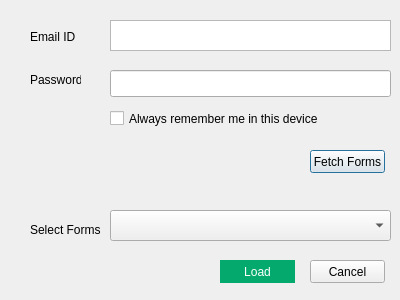
<?xml version="1.0" encoding="UTF-8"?>
<ui version="4.0">
 <class>GeopsyCollectDialogBase</class>
 <widget class="QDialog" name="GeopsyCollectDialogBase">
  <property name="geometry">
   <rect>
    <x>0</x>
    <y>0</y>
    <width>400</width>
    <height>300</height>
   </rect>
  </property>
  <property name="windowTitle">
   <string>GeoPsy Collect</string>
  </property>
  <widget class="QTextEdit" name="username">
   <property name="geometry">
    <rect>
     <x>110</x>
     <y>20</y>
     <width>281</width>
     <height>31</height>
    </rect>
   </property>
   <property name="styleSheet">
    <string notr="true">vertical-align: center</string>
   </property>
  </widget>
  <widget class="QLabel" name="usernameLabel">
   <property name="geometry">
    <rect>
     <x>30</x>
     <y>30</y>
     <width>47</width>
     <height>13</height>
    </rect>
   </property>
   <property name="text">
    <string>Email ID</string>
   </property>
  </widget>
  <widget class="QgsPasswordLineEdit" name="password">
   <property name="geometry">
    <rect>
     <x>110</x>
     <y>70</y>
     <width>281</width>
     <height>27</height>
    </rect>
   </property>
  </widget>
  <widget class="QLabel" name="passwordLabel">
   <property name="geometry">
    <rect>
     <x>30</x>
     <y>70</y>
     <width>51</width>
     <height>20</height>
    </rect>
   </property>
   <property name="text">
    <string>Password</string>
   </property>
  </widget>
  <widget class="QPushButton" name="login">
   <property name="geometry">
    <rect>
     <x>310</x>
     <y>150</y>
     <width>75</width>
     <height>23</height>
    </rect>
   </property>
   <property name="styleSheet">
    <string notr="true"/>
   </property>
   <property name="text">
    <string>Fetch Forms</string>
   </property>
  </widget>
  <widget class="QCheckBox" name="rememberMe">
   <property name="geometry">
    <rect>
     <x>110</x>
     <y>110</y>
     <width>271</width>
     <height>17</height>
    </rect>
   </property>
   <property name="text">
    <string>Always remember me in this device</string>
   </property>
  </widget>
  <widget class="QComboBox" name="forms">
   <property name="geometry">
    <rect>
     <x>110</x>
     <y>210</y>
     <width>281</width>
     <height>31</height>
    </rect>
   </property>
  </widget>
  <widget class="QLabel" name="formsLabel">
   <property name="geometry">
    <rect>
     <x>30</x>
     <y>220</y>
     <width>71</width>
     <height>20</height>
    </rect>
   </property>
   <property name="text">
    <string>Select Forms</string>
   </property>
  </widget>
  <widget class="QPushButton" name="load">
   <property name="geometry">
    <rect>
     <x>220</x>
     <y>260</y>
     <width>75</width>
     <height>23</height>
    </rect>
   </property>
   <property name="styleSheet">
    <string notr="true">background-color: #04AA6D;
border: none;
color: white;
border-radius: 50%;</string>
   </property>
   <property name="text">
    <string>Load</string>
   </property>
  </widget>
  <widget class="QPushButton" name="cancel">
   <property name="geometry">
    <rect>
     <x>310</x>
     <y>260</y>
     <width>75</width>
     <height>23</height>
    </rect>
   </property>
   <property name="text">
    <string>Cancel</string>
   </property>
  </widget>
 </widget>
 <customwidgets>
  <customwidget>
   <class>QgsPasswordLineEdit</class>
   <extends>QLineEdit</extends>
   <header>qgspasswordlineedit.h</header>
  </customwidget>
 </customwidgets>
 <resources/>
 <connections/>
</ui>
